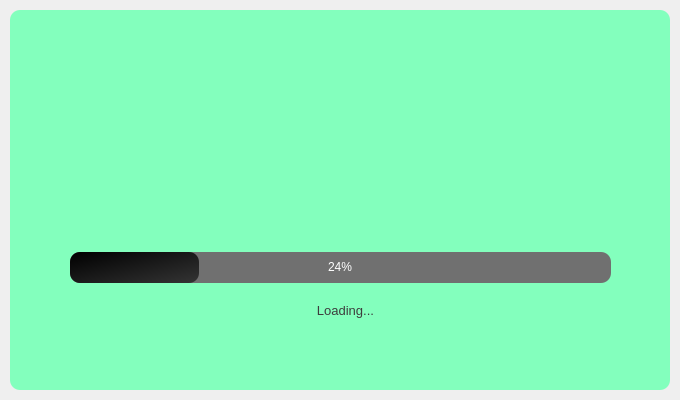
<?xml version="1.0" encoding="UTF-8"?>
<ui version="4.0">
 <class>LoadingScreen</class>
 <widget class="QDialog" name="LoadingScreen">
  <property name="geometry">
   <rect>
    <x>0</x>
    <y>0</y>
    <width>680</width>
    <height>400</height>
   </rect>
  </property>
  <property name="windowTitle">
   <string>Dialog</string>
  </property>
  <layout class="QVBoxLayout" name="verticalLayout">
   <property name="spacing">
    <number>0</number>
   </property>
   <property name="leftMargin">
    <number>10</number>
   </property>
   <property name="topMargin">
    <number>10</number>
   </property>
   <property name="rightMargin">
    <number>10</number>
   </property>
   <property name="bottomMargin">
    <number>10</number>
   </property>
   <item>
    <widget class="QFrame" name="ShadowFrame">
     <property name="styleSheet">
      <string notr="true">QFrame
{
background-color: #83ffbd;
color : #2cde85;
border-radius : 10px;
}</string>
     </property>
     <property name="frameShape">
      <enum>QFrame::Shape::StyledPanel</enum>
     </property>
     <property name="frameShadow">
      <enum>QFrame::Shadow::Raised</enum>
     </property>
     <widget class="QLabel" name="AppName">
      <property name="geometry">
       <rect>
        <x>200</x>
        <y>30</y>
        <width>250</width>
        <height>180</height>
       </rect>
      </property>
      <property name="font">
       <font>
        <pointsize>40</pointsize>
       </font>
      </property>
      <property name="styleSheet">
       <string notr="true">color: rgb(0, 0, 0);</string>
      </property>
      <property name="text">
       <string/>
      </property>
      <property name="pixmap">
       <pixmap resource="resources.qrc">:/Icons/Icons/BlackIcon.png</pixmap>
      </property>
      <property name="scaledContents">
       <bool>true</bool>
      </property>
      <property name="alignment">
       <set>Qt::AlignmentFlag::AlignCenter</set>
      </property>
     </widget>
     <widget class="QProgressBar" name="ProgressBar">
      <property name="geometry">
       <rect>
        <x>60</x>
        <y>242</y>
        <width>541</width>
        <height>31</height>
       </rect>
      </property>
      <property name="styleSheet">
       <string notr="true">QProgressBar
{
    border-style:none;
    border-radius : 10px;
    text-align : center;
        color: rgb(255, 255, 255);
        background-color: rgb(112, 112, 112);
}
QProgressBar::chunk
{

        background-color: qlineargradient(spread:pad, x1:0, y1:0, x2:1, y2:1, stop:0 rgba(0, 0, 0, 255), stop:1 rgba(52, 52, 52, 255));
border-radius : 10px;
}</string>
      </property>
      <property name="value">
       <number>24</number>
      </property>
     </widget>
     <widget class="QLabel" name="LoadingLabel">
      <property name="geometry">
       <rect>
        <x>70</x>
        <y>280</y>
        <width>531</width>
        <height>41</height>
       </rect>
      </property>
      <property name="font">
       <font>
        <pointsize>10</pointsize>
       </font>
      </property>
      <property name="styleSheet">
       <string notr="true">color: rgb(0, 0, 0);
color: rgb(61, 61, 61);</string>
      </property>
      <property name="text">
       <string>Loading...</string>
      </property>
      <property name="alignment">
       <set>Qt::AlignmentFlag::AlignCenter</set>
      </property>
     </widget>
    </widget>
   </item>
  </layout>
 </widget>
 <resources>
  <include location="resources.qrc"/>
 </resources>
 <connections/>
</ui>
